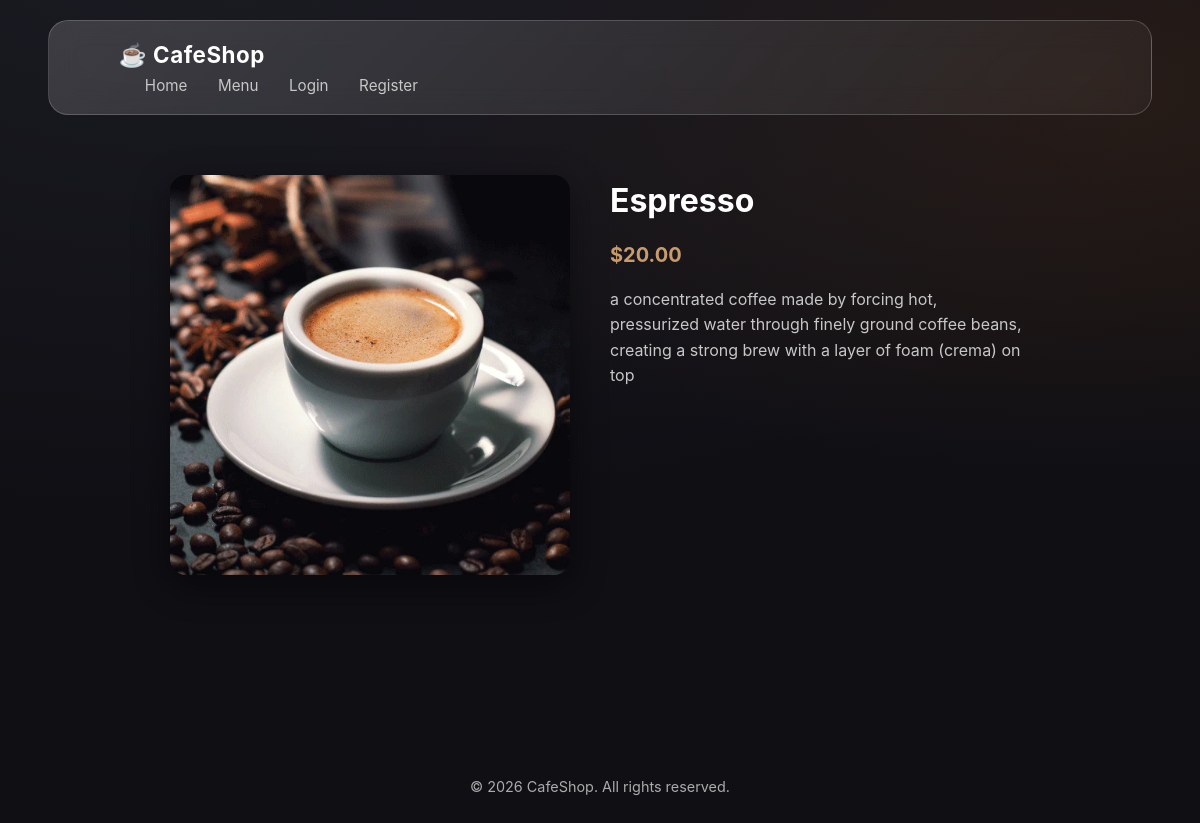
Page /details/1/ on the committed database.
### cafe/models.py (models this page shows, shortened)
class Coffee(models.Model):
    name = models.CharField(max_length=100)
    description = models.TextField()
    price = models.DecimalField(max_digits=5, decimal_places=2)
    image = models.ImageField(upload_to='coffees/')
    created_at = models.DateTimeField(auto_now_add=True)

### cafe/views.py (the view)
# urls.py: path("details/<int:id>/", views.details, name="details"),
def details(request, id):
    coffee = get_object_or_404(Coffee, id=id)
    return render(request, "cafe/details.html", {"coffee": coffee})

### cafe/templates/cafe/details.html
{% extends "cafe/base.html" %}
{% load static %}
{% block content %}
<section class="detail-page">
    <link rel="stylesheet" href="{% static 'cafe/details.css' %}">
    <div class="image-for-detail">
    <img src="{{ coffee.image.url }}" class="detail-img">
    </div>
    <div class="detail-info">
        <h1>{{ coffee.name }}</h1>
        <p class="price">${{ coffee.price }}</p>
        <p>{{ coffee.description }}</p>
    </div>
</section>
{% endblock %}

### cafe/static/cafe/main.css (style rules this page uses)
:root { --bg: #0f0f14; --surface: rgba(255, 255, 255, 0.08); --glass: rgba(255, 255, 255, 0.12); --border: rgba(255, 255, 255, 0.18); --primary: #c89b6d; --secondary: #6f4e37; --text-main: #f5f5f7; --text-muted: #b5b5bd; --radius-sm: 8px; --radius-md: 14px; --radius-lg: 22px; --blur: blur(18px); --transition: 0.35s cubic-bezier(.4,0,.2,1); --primary: #c89b6d; --secondary: #6f4e37; --bg-dark: #0f0f12; --bg-card: rgba(255,255,255,0.08); --text-main: #ffffff; --text-muted: #c7c7c7; --border: rgba(255,255,255,0.18); --radius-lg: 20px; --transition: all 0.45s ease; --blur: blur(14px); }
*, *::before, *::after { box-sizing: border-box; margin: 0; padding: 0; }
html { scroll-behavior: smooth; }
body { background: radial-gradient(1200px 600px at 20% -10%, #1b1b23, transparent), radial-gradient(800px 400px at 90% 10%, #2a1c14, transparent), var(--bg); color: var(--text-main); font-family: "Inter", system-ui, -apple-system, BlinkMacSystemFont, sans-serif; line-height: 1.6; min-height: 100vh; }
img { max-width: 100%; display: block; }
.price { font-weight: 700; color: var(--primary); margin-bottom: 18px; }

### cafe/static/cafe/details.css (style rules this page uses)
.detail-page { display: flex; flex-direction: column; align-items: center; gap: 24px; padding: 40px 20px; max-width: 900px; margin: 0 auto; }
.detail-page .image-for-detail { width: 100%; max-width: 350px; }
.detail-page .image-for-detail img.detail-img { width: 100%; height: auto; border-radius: 16px; box-shadow: 0 10px 35px rgba(0,0,0,0.45); object-fit: cover; transition: transform 0.3s ease, box-shadow 0.3s ease; }
.detail-page .detail-info { text-align: center; color: white; max-width: 600px; }
.detail-page .detail-info h1 { font-size: 2rem; margin-bottom: 12px; }
.detail-page .detail-info .price { font-size: 1.25rem; font-weight: 700; color: #c89b6d; margin-bottom: 16px; }
.detail-page .detail-info p { font-size: 1rem; color: #c7c7c7; line-height: 1.6; }
@media screen and (min-width: 768px) { .detail-page { flex-direction: row; align-items: flex-start; gap: 40px; } }
@media screen and (min-width: 768px) { .detail-page .image-for-detail { flex: 1; max-width: 400px; } }
@media screen and (min-width: 768px) { .detail-page .detail-info { flex: 1; text-align: left; } }

### rows in the picture
Coffee: image (picture), name "Espresso", price "20.00", description "a concentrated coffee made by forcing hot, pressurized water through finely ground coffee beans, creating a strong brew with a layer of foam (crema) on top"
